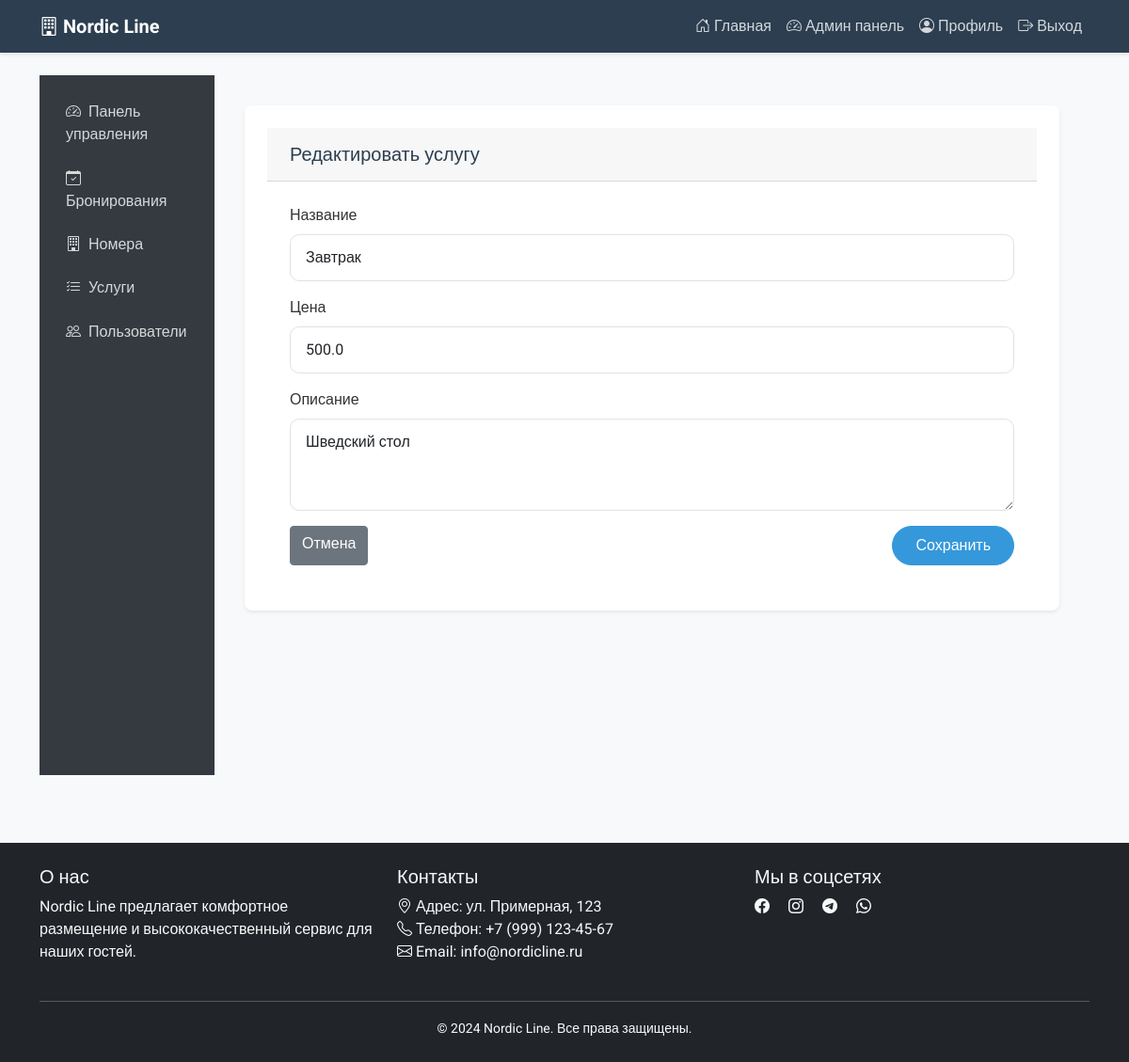
Page /admin/services/edit/1 (signed in) on the committed database.
### models.py (models this page shows)
class Service(db.Model):
    id = db.Column(db.Integer, primary_key=True)
    name = db.Column(db.String(100), nullable=False)
    description = db.Column(db.Text)
    price = db.Column(db.Float, nullable=False)
    is_active = db.Column(db.Boolean, default=True)

### app.py (the view, shortened to what this page needs)
@app.route('/admin/services/edit/<int:service_id>', methods=['GET', 'POST'])
@login_required
def admin_edit_service(service_id):
    if current_user.role != 'admin':
        flash('Доступ запрещен')
        return redirect(url_for('index'))
    service = Service.query.get_or_404(service_id)
    return render_template('admin/edit_service.html', service=service)

### app.py (called while the page is built)
@login_manager.user_loader
def load_user(user_id):
    return User.query.get(int(user_id))

### templates/admin/edit_service.html
{% extends "admin/base.html" %}
{% block admin_content %}
<div class="admin-card">
    <div class="admin-card-header">
        <h3 class="mb-0">Редактировать услугу</h3>
    </div>
    <div class="admin-card-body">
        <form method="POST">
            <div class="mb-3">
                <label for="name" class="form-label">Название</label>
                <input type="text" class="form-control" id="name" name="name" value="{{ service.name }}" required>
            </div>
            <div class="mb-3">
                <label for="price" class="form-label">Цена</label>
                <input type="number" step="0.01" class="form-control" id="price" name="price" value="{{ service.price }}" required>
            </div>
            <div class="mb-3">
                <label for="description" class="form-label">Описание</label>
                <textarea class="form-control" id="description" name="description" rows="3">{{ service.description }}</textarea>
            </div>
            <div class="d-flex justify-content-between">
                <a href="{{ url_for('admin_services') }}" class="btn btn-secondary">Отмена</a>
                <button type="submit" class="btn btn-primary">Сохранить</button>
            </div>
        </form>
    </div>
</div>
{% endblock %}

### static/css/style.css (style rules this page uses)
:root { --primary-color: #2c3e50; --secondary-color: #3498db; --accent-color: #e74c3c; --light-bg: #f8f9fa; --dark-bg: #2c3e50; }
body { font-family: 'Roboto', sans-serif; background-color: var(--light-bg); color: #333; min-height: 100vh; display: flex; flex-direction: column; }
.btn-primary { background-color: var(--secondary-color); border-color: var(--secondary-color); padding: 0.5rem 1.5rem; border-radius: 25px; transition: all 0.3s ease; }
.form-control { border-radius: 10px; border: 1px solid #dee2e6; padding: 0.75rem 1rem; }
.admin-card { background-color: white; border-radius: 15px; padding: 1.5rem; margin-bottom: 1.5rem; box-shadow: 0 5px 15px rgba(0,0,0,0.05); }
.admin-card h3 { color: var(--primary-color); font-size: 1.25rem; margin-bottom: 1rem; }

### templates/admin/base.html (style rules this page uses)
.admin-card { background: #fff; border-radius: 0.5rem; box-shadow: 0 0.125rem 0.25rem rgba(0,0,0,.075); margin-bottom: 1.5rem; }
.admin-card-header { padding: 1rem 1.5rem; border-bottom: 1px solid rgba(0,0,0,.125); background-color: rgba(0,0,0,.03); }
.admin-card-body { padding: 1.5rem; }

### rows in the picture
Service: name "Завтрак", price "500.0", description "Шведский стол"
